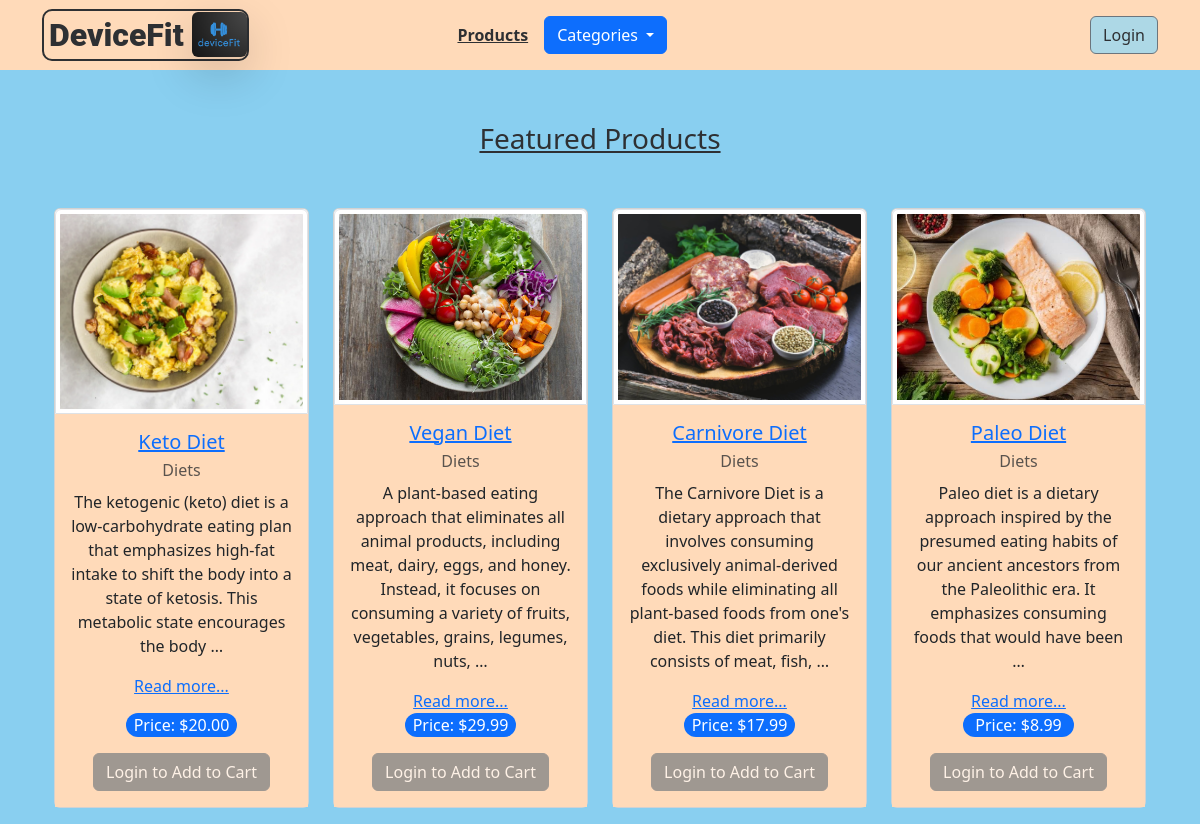
The page / on the database its author committed.
### app/models.py (models this page shows, shortened)
class Product(models.Model):
    name = models.CharField(max_length=255)
    description = models.TextField()
    price = models.DecimalField(
        max_digits=10, decimal_places=2, validators=[MinValueValidator(0.01)]
    )
    image = models.ImageField(upload_to="products/")
    category = models.ForeignKey(to=Category, on_delete=models.CASCADE)
    user = models.ForeignKey(to=User, on_delete=models.CASCADE)
    created_at = models.DateTimeField(auto_now_add=True)
    updated_at = models.DateTimeField(auto_now=True)
    slug = models.SlugField(unique=True, blank=True, default="")
    class Meta:
        unique_together = ["user", "slug"]

class Category(models.Model):
    name = models.CharField(max_length=255)
    slug = models.SlugField(unique=True, blank=True, default="")
    class Meta:
        verbose_name_plural = "Categories"
    def __str__(self) -> str:
        return self.name

### app/views.py (the view)
# urls.py: path("", views.index, name="index"),
def index(request: HttpRequest) -> HttpResponse:
    result = request.GET.get("result", None)
    context = {
        "categories": get_categories(),
        "products": get_products(4),
        "info": get_user_info(request),
        "result": result,
    }
    return render(request, "index.html", context)

### app/views.py (called while the page is built)
def get_categories() -> list[models.Category]:
    return list(models.Category.objects.all())

def get_products(limit: int | None = None) -> list[models.Product]:
    products = list(models.Product.objects.all())
    if limit is not None:
        return products[:limit]
    return products

def get_user_info(request: HttpRequest) -> models.UserInformation | None:
    if not request.user.is_authenticated:
        return None
    try:
        return models.UserInformation.objects.get(user=request.user)  # type: ignore
    except models.UserInformation.DoesNotExist:
        return None

### app/templates/index.html (shortened to what this page needs)
{% extends 'base.html' %} {% block content %}
<h3 class="text-center my-5">
    <span
        class="text-decoration-underline rounded-pill py-1 px-2 d-inline-block mx-auto bg-darkGray">
        Featured Products
    </span>
</h3>
<div class="container text-center">
    <div class="row my-3">
         {% for product in products %}
        <div class="col-12 col-sm-6 col-md-4 col-lg-3">
            {% include 'product.html' %}
        </div>
        {% endfor %}
    </div>
</div>
{% endblock %}

### app/templates/product.html (shortened to what this page needs)
<div class="card">
    <img
        class="img-fluid img-thumbnail rounded-bottom-0 bg-pe thumbnail"
        style="height: 205px;"
        src="{{ product.image.url }}"
        alt="{{ product.name }}"
    />
    <div class="card-body d-flex flex-column bg-peach">
        <div class="d-flex flex-column justify-content-begin h-75">
            <h5 class="card-title">
                <a href="/product/{{ product.slug }}">{{ product.name }}</a>
            </h5>
            <p class="card-subtitle text-body-secondary mb-2 bg">
                {{ product.category }}
            </p>
            <p class="card-text" id="desc-{{ product.name }}">
                {{ product.description|truncatewords:28 }}
            </p>
            <a href="/product/{{ product.slug }}" class="read-more" data-product-name="{{ product.name }}">Read more...</a>
        </div>
        <div class="mt-auto">
            <p class="card-text bg-primary rounded-pill w-50 mx-auto text-white">
                Price: ${{ product.price }}
            </p>
            <button
                id="{{ product.slug }}"
                class="btn btn-secondary rounded add-to-cart"
                data-bs-toggle="tooltip"
                data-bs-trigger="manual"
                data-bs-placement="top"
                data-bs-title="Added to cart!"
                data-bs-target="#added-to-cart"
                type="button"
                {% if not user.is_authenticated %} disabled {% endif %}
            >
                {% if not user.is_authenticated %} Login to Add to Cart {% else %}
                Add to Cart
                {% endif %}
            </button>
        </div>
    </div>
</div>

### app/templates/base.html (style rules this page uses)
.card { height: 600px; display: flex; flex-direction: column; }
.card img { height: auto; max-height: 50%; }
.card .card-body { flex: 1; }
.img-fluid { object-fit: cover; }
body { background-color: #89cff0; background-image: url("https://www.transparenttextures.com/patterns/connected.png"); }
.bg-peach { background-color: #FFDAB9; }
.bg-darkGray { color: #2E3033; }

### rows shown on the page
Product: image (picture), name "Keto Diet", category "Diets", description "The ketogenic (keto) diet is a low-carbohydrate eating plan that emphasizes high-fat intake to shift the body into a state of ketosis. This metabolic state encourages the body …", price "20.00"
Product: image (picture), name "Vegan Diet", category "Diets", description "A plant-based eating approach that eliminates all animal products, including meat, dairy, eggs, and honey. Instead, it focuses on consuming a variety of fruits, vegetables, grains, legumes, nuts, …", price "29.99"
Product: image (picture), name "Carnivore Diet", category "Diets", description "The Carnivore Diet is a dietary approach that involves consuming exclusively animal-derived foods while eliminating all plant-based foods from one's diet. This diet primarily consists of meat, fish, …", price "17.99"
Product: image (picture), name "Paleo Diet", category "Diets", description "Paleo diet is a dietary approach inspired by the presumed eating habits of our ancient ancestors from the Paleolithic era. It emphasizes consuming foods that would have been …", price "8.99"
